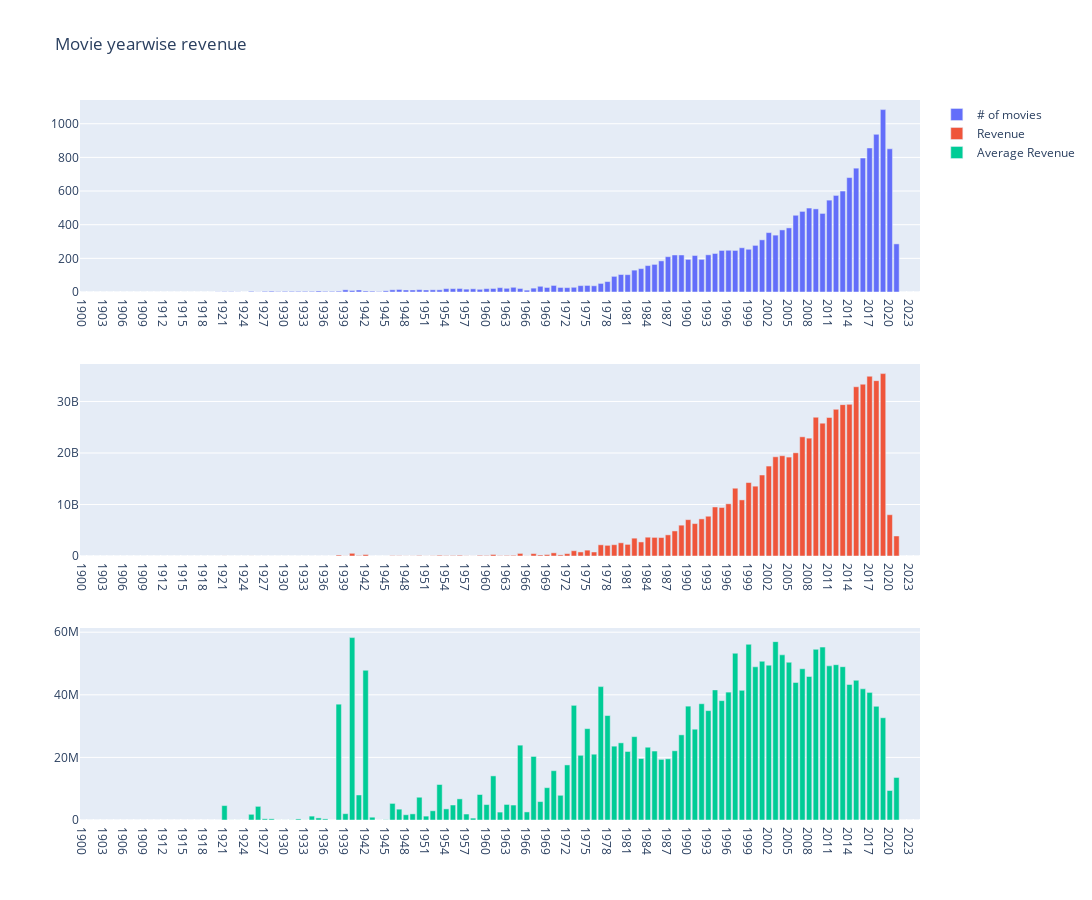

Write notebook code for a chart like this one.
### Code cell
num_row, num_col = 3, 1
fig = make_subplots(rows=num_row, cols=num_col)

fig.add_trace(
    go.Bar(x=years, y=num_movies_arr, name="# of movies"),
    1, 1
)

fig.add_trace(
    go.Bar(x=years, y=sum_budget, name="Revenue"),
    2, 1
)

fig.add_trace(
    go.Bar(x=years, y=avg_budget, name="Average Revenue"),
    3, 1
)

fig.update_layout(
    height=900, 
    width=1200,
    title_text="Movie yearwise revenue"
)
